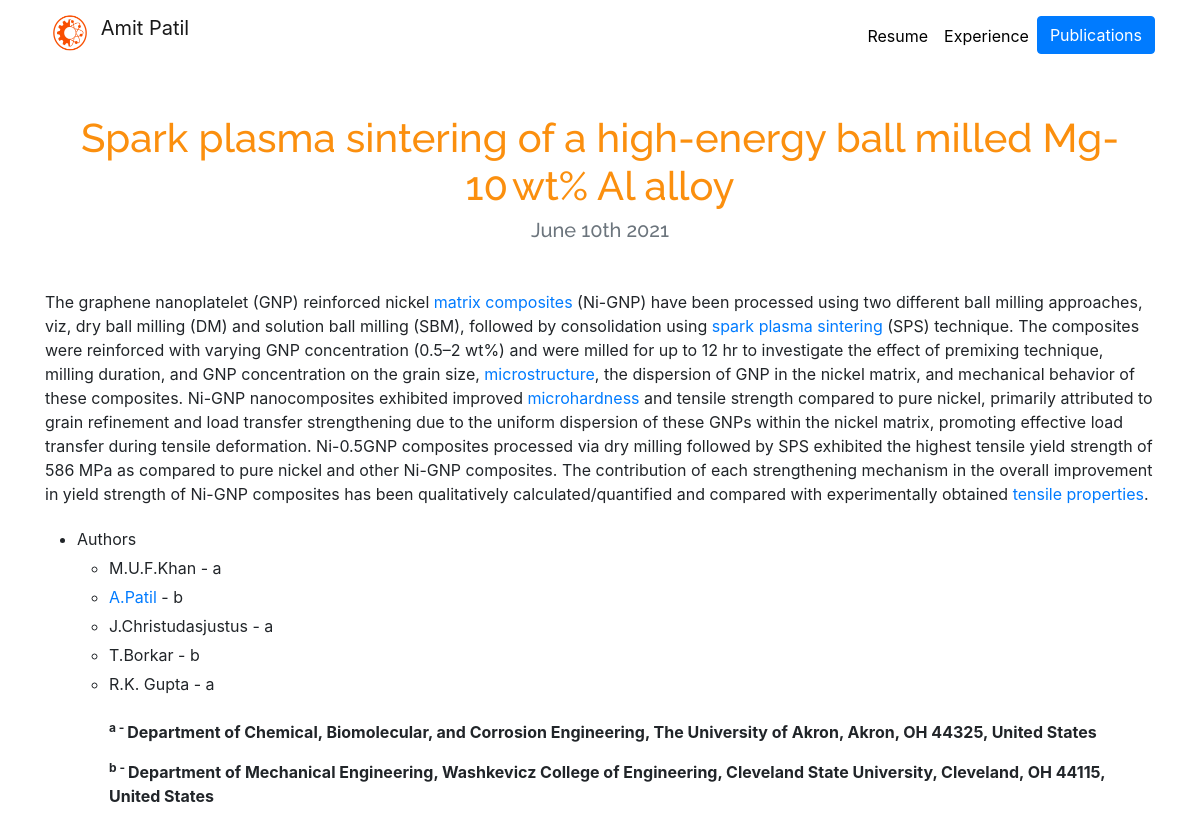
Page /blog/11/ on the committed database.
### blog/models.py (models this page shows, shortened)
class Blog(models.Model):
    title = models.CharField(max_length=200)
    description = models.CharField(max_length=250000)
    url = models.URLField(blank=True)
    date = models.DateField(blank=True)

### blog/views.py (the view)
# urls.py: path('<int:blog_id>/', views.detail, name='detail'),
def detail(request, blog_id):
    blog = get_object_or_404(Blog, pk=blog_id)
    return render(request, 'blog/detail.html', {'blog': blog})

### blog/templates/blog/detail.html
{% extends "portfolio/base.html" %}
{% load static %}
{% block content %}
<div class="container">
  <h1 class="text-center mt-5" id="blogdetailtitle">{{ blog.title }}</h1>
  <h5 class="text-center text-muted mb-5">{{ blog.date|date:'F jS Y' }}</h5>
  <p class="blogdescription">
    {{ blog.description|safe }}
  </p>
</div>
{% endblock %}

### portfolio/static/portfolio/assets/css/style.css (style rules this page uses)
body { font-family: "Open Sans", sans-serif; color: #272829; }
a { color: #007bff; text-decoration: none; }
li { padding-top: 5px; }
h1, h2, h3, h4, h5, h6 { font-family: "Raleway", sans-serif; }
#blogdetailtitle { color: #fb8f0e }
.blogdescription { font-size: 1.25em; }

### rows in the picture
Blog: title "Spark plasma sintering of a high-energy ball milled Mg-10 wt% Al alloy", date "June 10th 2021", description "The graphene nanoplatelet (GNP) reinforced nickel matrix composites (Ni-GNP) have been processed using two different ball milling approaches, viz, dry ball milling (DM) and solution ball milling (SBM), followed by consolidation using spark plasma sintering (SPS) technique. The composites were reinforced with varying GNP concentration (0.5–2 wt%) and were milled for up to 12 hr to investigate the effect of premixing technique, milling duration, and GNP concentration on the grain size, microstructure , the dispersion of GNP in the nickel matrix, and mechanical behavior of these composites. Ni-GNP nanocomposites exhibited improved microhardness and tensile strength compared to pure nickel,…"
